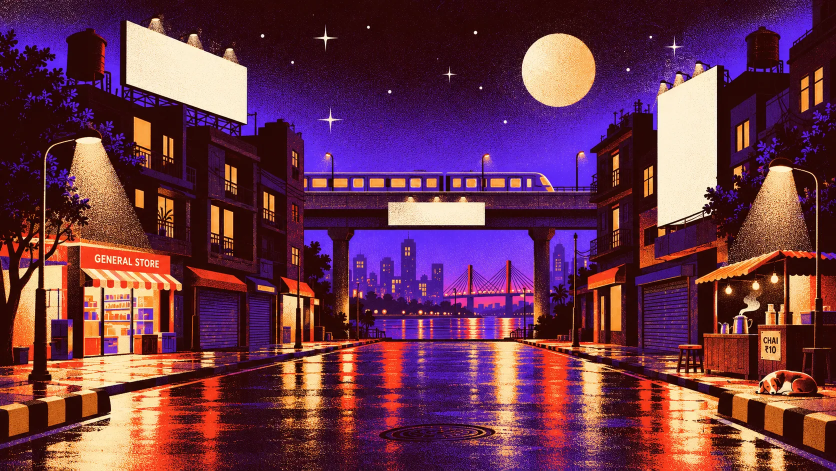
#> input picture assets/street/src/street-source.webp, 1672 x 941 px (shown at 1/2 size)
$ python build_street.py
#> lines starting #> are read from the running program, lines starting #| are printed output that depends on the picture; after the words box and inside, x2 and y2 are one past the last pixel; in counts of white or black regions, pixels touching at a corner belong together
"""Build the hero street from the illustrated source (assets/street/src/street-source.webp).

The metro on the overpass is lifted out as its own image so it can move (see step 2).
The source has a manhole painted in the middle of the road, but the manhole he drops into belongs to
the drain art's pavement (tools/build_drain.py), so it is painted out of the road here. The leaves that
overlap the tall billboard are cut out (assets/street/leaves.png) so they stay in front of the project ads.

    python tools/build_street.py
"""
from pathlib import Path
import numpy as np
from PIL import Image, ImageFilter

ROOT = Path(__file__).resolve().parent.parent
SRC = ROOT / "assets/street/src/street-source.webp"
MANHOLE = dict(cx=877, cy=865, rx=119, ry=22)   # the painted manhole, source px
LEAVES = (1398, 360, 1442, 434)                 # box around the leaves on the tall board's corner
CREAM = np.array([247, 232, 200.0])

im = Image.open(SRC).convert("RGB")
#> im is the input picture: PIL image 1672x941 RGB; mean R, G, B 107.5, 53.6, 74.2
a = np.array(im).astype(float)
H, W = a.shape[:2]
#> H = 941; W = 1672
yy, xx = np.mgrid[0:H, 0:W]
M = MANHOLE
ell = lambda grow: ((xx - M["cx"]) / (M["rx"] + grow)) ** 2 + ((yy - M["cy"]) / (M["ry"] + grow)) ** 2

# 1. paint the road back over the manhole: every pixel takes a grain from the road just above or below, in its
#    own column, so the vertical reflections carry straight through
rng = np.random.default_rng(3)
mask = ell(5) < 1
out = a.copy()
for x in np.unique(xx[mask]):
    ys = np.nonzero(mask[:, x])[0]
    top, bot = ys[0], ys[-1]
    for y in ys:
        t = (y - top + 0.5) / (bot - top + 1)
        sy = top - 1 - rng.integers(0, 9) if rng.random() > t else bot + 1 + rng.integers(0, 9)
        sx = min(W - 1, max(0, x + rng.integers(-1, 2)))
        out[y, x] = a[min(H - 1, sy), sx]

# 2. the metro on the overpass moves, so it is lifted out of the painting:
#    - assets/street/train.png: a three-car train built from the painted front car (tail = the front car
#      mirrored, middle = its body without the nose)
#    - the sky and the overpass railing are painted in where it stood
#    - assets/street/posts.png: the two lamp posts that stand in front of it
from scipy import ndimage as nd
TX0, TX1, TY0, TY1 = 608, 1111, 342, 382     # the painted train: from the building's edge to its nose; roof to floor
CAR = (768, 1110)                            # the front car, starting at the gap between cars
BODY = 278                                   # ...and how much of it is plain body (before the nose)
POSTS = (665, 966)                           # lamp posts in front of the train (x of each pole)
RAIL = (1114, 1144, 364)                     # one period of the railing right of the nose (x from, to; top row)

car = a[TY0:TY1, CAR[0]:CAR[1]].copy()
px = POSTS[1] - CAR[0]                       # the post (and its box) crossing the front car: plain body over it,
plain = a[TY0:TY1, 1010:1021]                # taken from between two windows further along
car[:, px - 10:px + 12] = np.concatenate([plain, plain[:, ::-1]], 1)
#> car: shape (40, 342, 3) float64; mean R, G, B 122.7, 66.8, 137.6
r, g, b = car[..., 0], car[..., 1], car[..., 2]
lab, _ = nd.label((b > 130) & (g > 82) & (r < 70))                      # sky, reached from the crop's top right corner
#> lab: shape (40, 342) int32; every value is 0
alpha = (lab != lab[0, -1]).astype(float)
#> alpha: shape (40, 342) float64; every value is 0
alpha[:, -8:] *= (r[:, -8:] > 150)                                       # a sliver of railing beside the nose
alpha = nd.gaussian_filter(alpha, 0.6)
front = np.dstack([car, alpha * 255])
train = np.concatenate([front[:, ::-1], front[:, :BODY], front], 1)
Image.fromarray(np.clip(train, 0, 255).astype(np.uint8)).save(ROOT / "assets/street/train.png", optimize=True)

# sky where the train stood: grain from clear sky higher up, block by block, tinted to the sky just above
tint = np.median(a[333:340, :], 0)
#> tint = 1672 rows, first 8: [38, 3, 7], [35, 5, 7], [36, 3, 10], [36, 4, 8], [38, 3, 6], [38, 4, 4], [37, 5, 3], [38, 5, 3]
tint[:TX0 + 36] = tint[TX0 + 36]                                        # (not the building's dark edge)
tint = nd.uniform_filter1d(tint, 60, axis=0)
#> tint = 1672 rows, first 8: [112, 49, 241], [112, 49, 241], [112, 49, 241], [112, 49, 241], [112, 49, 241], [112, 49, 241], [112, 49, 241], [112, 49, 241]
for y in range(TY0 - 2, TY1, 10):
    for x in range(TX0, TX1, 10):
        h, w = min(10, TY1 - y), min(10, TX1 - x)
        sx, sy = rng.integers(700, 930), rng.integers(268, 290)
        blk = a[sy:sy + h, sx:sx + w]
        out[y:y + h, x:x + w] = (blk - blk.mean((0, 1))) * 0.3 + tint[x:x + w].mean(0)   # the sky is smoother down here
rx0, rx1, ry = RAIL                                                      # the railing carries on behind it
tile = a[ry:TY1, rx0:rx1]
for x in range(rx0 - (rx1 - rx0), TX0 - (rx1 - rx0), -(rx1 - rx0)):
    x0 = max(x, TX0)
    out[ry:TY1, x0:x + (rx1 - rx0)] = tile[:, x0 - x:]
Image.fromarray(np.clip(out, 0, 255).astype(np.uint8)).save(ROOT / "assets/scenes/street.webp", quality=93, method=6)

# the lamp posts, continued down from their cross-section just above the train
PX0, PX1 = POSTS[0] - 9, POSTS[1] + 7
posts = np.zeros((TY1 + 1 - (TY0 - 1), PX1 - PX0, 4))
for cx in POSTS:
    sec = a[326:338, cx - 5:cx + 6].mean(0)
    sky = np.median(a[326:338, cx - 12:cx - 6].reshape(-1, 3), 0)
    al = np.clip((sky.sum() - sec.sum(-1)) / (sky.sum() - 40), 0, 1)
    posts[:, cx - 5 - PX0:cx + 6 - PX0, :3] = [14, 10, 24]
    posts[:, cx - 5 - PX0:cx + 6 - PX0, 3] = np.clip(al * 1.4, 0, 1) * 255
#> this loop made 2 passes
#> sky on passes 1 to 2: [121, 57.5, 233.5], [108, 48, 233.5]
bx = POSTS[0] - PX0                                                      # the left post's junction box
posts[357 - TY0 + 1:374 - TY0 + 1, bx - 5:bx + 4] = [14, 10, 24, 255]
#> posts: shape (42, 317, 4) float64; mean R, G, B, A 1, 0.7, 1.7, 7.4
Image.fromarray(posts.astype(np.uint8)).save(ROOT / "assets/street/posts.png", optimize=True)
print("train", train.shape[1], "x", train.shape[0], "| track x", TX0, "y", TY0, "| posts box", [PX0, TY0 - 1, PX1 - PX0, posts.shape[0]])
#| train 962 x 40 | track x 608 y 342 | posts box [656, 341, 317, 42]

CHAI_BULBS, BULB_CORE, BULB_HALO = [(1458, 580), (1512, 570), (1549, 557)], 9, 24
# the lights that stay on when the opening screen dims the street (assets/street/lights.png): whole lit
# windows, the overpass lamps, the chai stall's bulbs, the stars and the moon. Nothing partial: a window
# counts only if it is a clean rectangle, and the lamp cones, the trees and the shop fronts are left out.
o = np.clip(out, 0, 255)
r, g, b = o[..., 0], o[..., 1], o[..., 2]
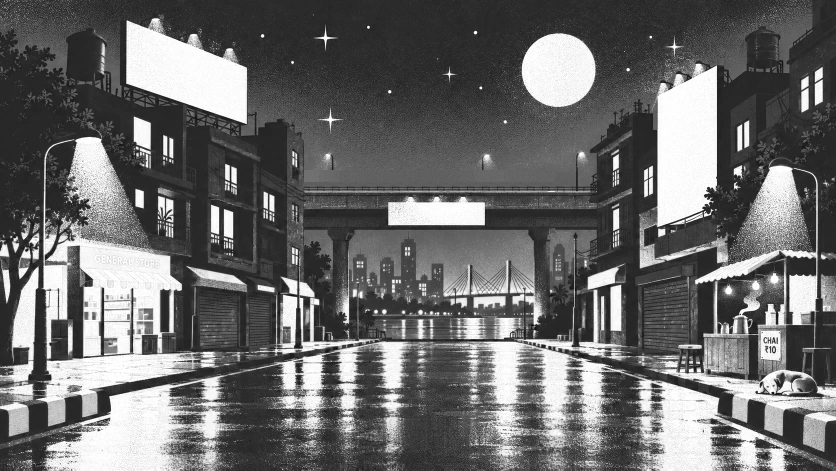
#> r: shape (941, 1672) float64 (shown at 1/2 size); min 5, max 255, mean 107.1
#> g: shape (941, 1672) float64
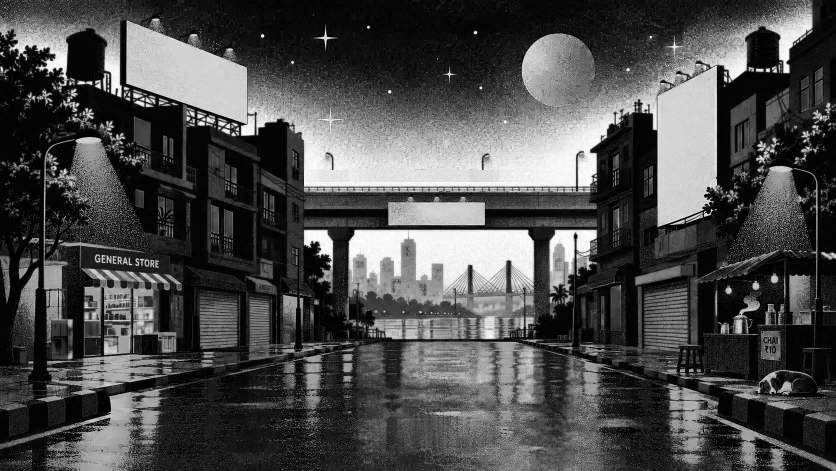
#> b: shape (941, 1672) float64 (shown at 1/2 size); min 0, max 255, mean 75.4
keep = np.zeros(o.shape[:2], bool)
yellow = (r > 205) & (g > 150) & (b < 200) & (r - b > 45)
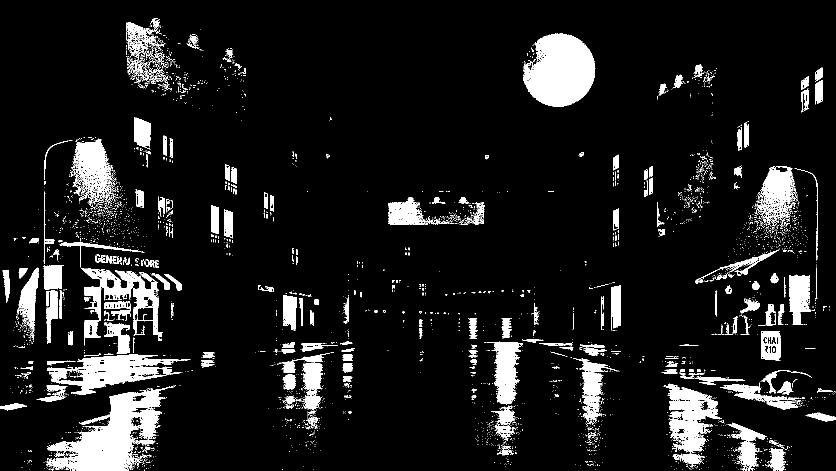
#> yellow: shape (941, 1672) bool (shown at 1/2 size); 9.7% white; 3623 white regions (3330 under 20 px), largest, box (x1, y1, x2, y2) and area: (92, 776, 331, 941) 17753, (1047, 67, 1191, 214) 15302, (94, 709, 381, 790) 9363
lab, n = nd.label(nd.binary_opening(yellow, structure=np.ones((5, 5))))
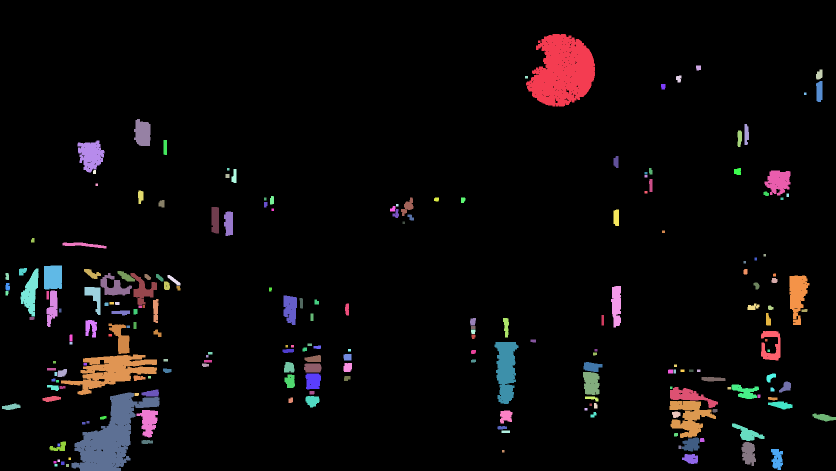
#> lab: shape (941, 1672) int32 (shown at 1/2 size); 214 distinct labels, from 0 to 213; one colour per label, 0 black
#> n = 213
for i, sl in enumerate(nd.find_objects(lab)):
    y0, y1, x0, x1 = sl[0].start, sl[0].stop, sl[1].start, sl[1].stop
    h, w = y1 - y0, x1 - x0
    fill = (lab[sl] == i + 1).mean()
    upstairs = y1 < 490 and not (60 < x0 < 300 and y0 > 255 and x0 < 250) and not (x0 > 1440 and y0 > 320)   # above the shops; not in a lamp's cone
    if upstairs and 9 <= w <= 64 and 14 <= h <= 95 and fill > 0.8:
        keep[y0:y1, x0:x1] = True                                   # the whole pane, frame bars and all
#> this loop made 213 passes
#> (y0, y1, x0, x1, h, w, fill, upstairs) on passes 1 to 3: (68, 213, 1052, 1190, 145, 138, 0.7, True), (131, 141, 1392, 1402, 10, 10, 0.92, True), (139, 159, 1632, 1645, 20, 13, 0.792, True)
#> keep: shape (941, 1672) bool; 0.37% white; 10 white regions, largest, box (x1, y1, x2, y2) and area: (268, 238, 301, 292) 1782, (448, 423, 466, 472) 882, (423, 414, 438, 467) 795
round_lights = np.zeros_like(keep)
round_lights[296:332, 640:1180] = True                              # the overpass lamps
sky = np.zeros_like(keep)
sky[:335, 500:1310] = True                                          # the open sky between the rooftops
sky[60:128, 1318:1384] = True                                       # ...and the star above the right-hand hoarding
pale = (r > 200) & (g > 185) & (b > 100)
#> pale: shape (941, 1672) bool; 11% white; 2968 white regions (2742 under 20 px), largest, box (x1, y1, x2, y2) and area: (1315, 132, 1434, 453) 31581, (253, 41, 494, 248) 28802, (95, 776, 331, 941) 15138
glow = nd.binary_opening(pale, iterations=1)
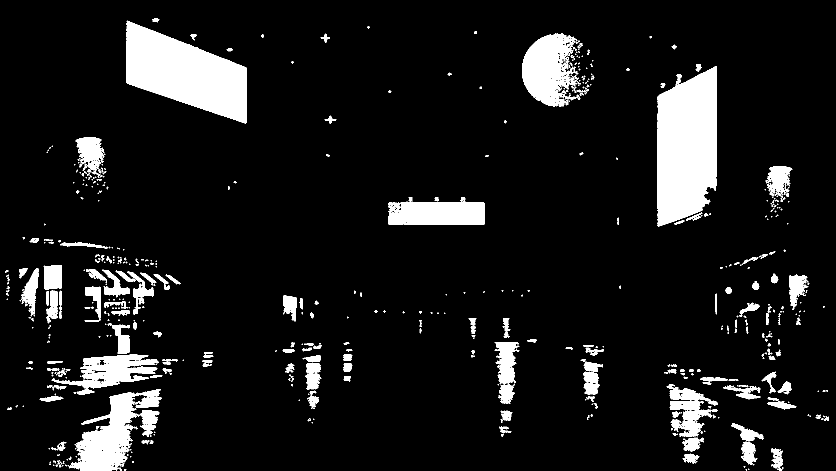
#> glow: shape (941, 1672) bool (shown at 1/2 size); 9.5% white; 542 white regions (317 under 20 px), largest, box (x1, y1, x2, y2) and area: (1315, 132, 1434, 453) 31503, (253, 41, 494, 247) 28762, (138, 778, 322, 941) 12598
lab, n = nd.label(glow & (sky | round_lights))
#> lab: shape (941, 1672) int32; 101 distinct labels, from 0 to 100
#> n = 100
size = nd.sum(glow & (sky | round_lights), lab, range(1, n + 1))
#> size = 100 values, max 10361 at index 3, min 5 at index 12, mean 119.8
keep |= nd.binary_dilation(np.isin(lab, [i + 1 for i in range(n) if size[i] >= 12]), iterations=2)
#> keep: shape (941, 1672) bool; 1.3% white; 32 white regions, largest, box (x1, y1, x2, y2) and area: (1042, 65, 1168, 216) 13366, (268, 238, 301, 292) 1782, (448, 423, 466, 472) 882
al = nd.gaussian_filter(keep.astype(float), 0.8)
# the chai stall's three bulbs are cut by hand as soft discs (a colour pick there also caught half the steam,
# the cups and strips of the awning): fully lit to the glass, fading out through the halo
yy, xx = np.mgrid[:o.shape[0], :o.shape[1]]
for cx, cy in CHAI_BULBS:
    d = np.hypot(xx - cx, yy - cy)
    al = np.maximum(al, np.clip((BULB_HALO - d) / (BULB_HALO - BULB_CORE), 0, 1) ** 1.5)
Image.fromarray(np.dstack([o, np.clip(al * 255, 0, 255)]).astype(np.uint8)).save(ROOT / "assets/street/lights.png", optimize=True)
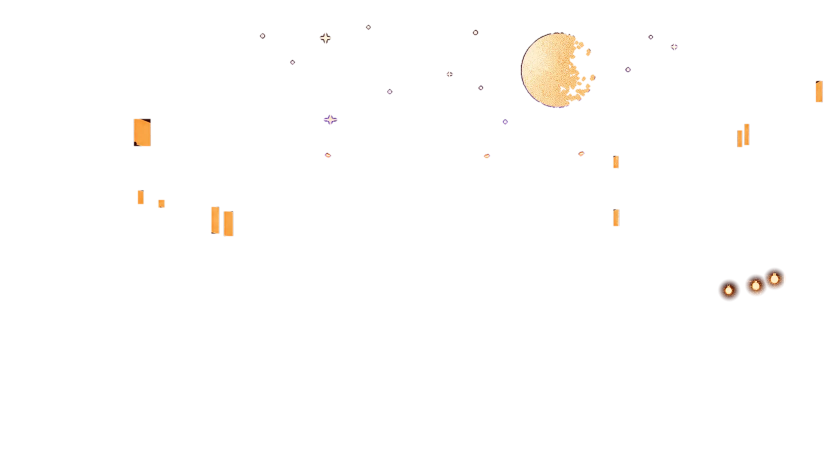
#> saved as lights.png: PIL image 1672x941 RGBA (shown at 1/2 size); mean R, G, B, A 107.1, 53.3, 75.4, 3.8; transparent parts drawn white
Image.open(ROOT / "assets/street/lights.png").save(ROOT / "assets/street/lights.webp", quality=88, method=6)   # what 1x screens load

# 3. leaves in front of the tall billboard: everything darker than the board, un-mixed from its cream
bx0, by0, bx1, by1 = LEAVES
reg = a[by0:by1, bx0:bx1]
lum = reg @ np.array([0.299, 0.587, 0.114])
al = np.clip((185 - lum) / 90, 0, 1)
#> al: shape (74, 44) float64
col = np.where(al[..., None] > 0.02, (reg - (1 - al[..., None]) * CREAM) / np.maximum(al[..., None], 0.02), 0)
leaves = np.dstack([np.clip(col, 0, 255), al * 255]).astype(np.uint8)
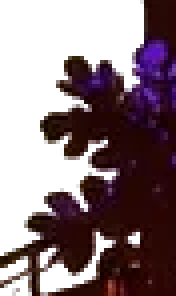
#> leaves: shape (74, 44, 4) (shown 4 times larger); mean R, G, B, A 27.2, 8.6, 13.9, 142.5; transparent parts drawn white
Image.fromarray(leaves).save(ROOT / "assets/street/leaves.png")
print("street", im.size, "leaves", leaves.shape[1::-1])
#| street (1672, 941) leaves (44, 74)
